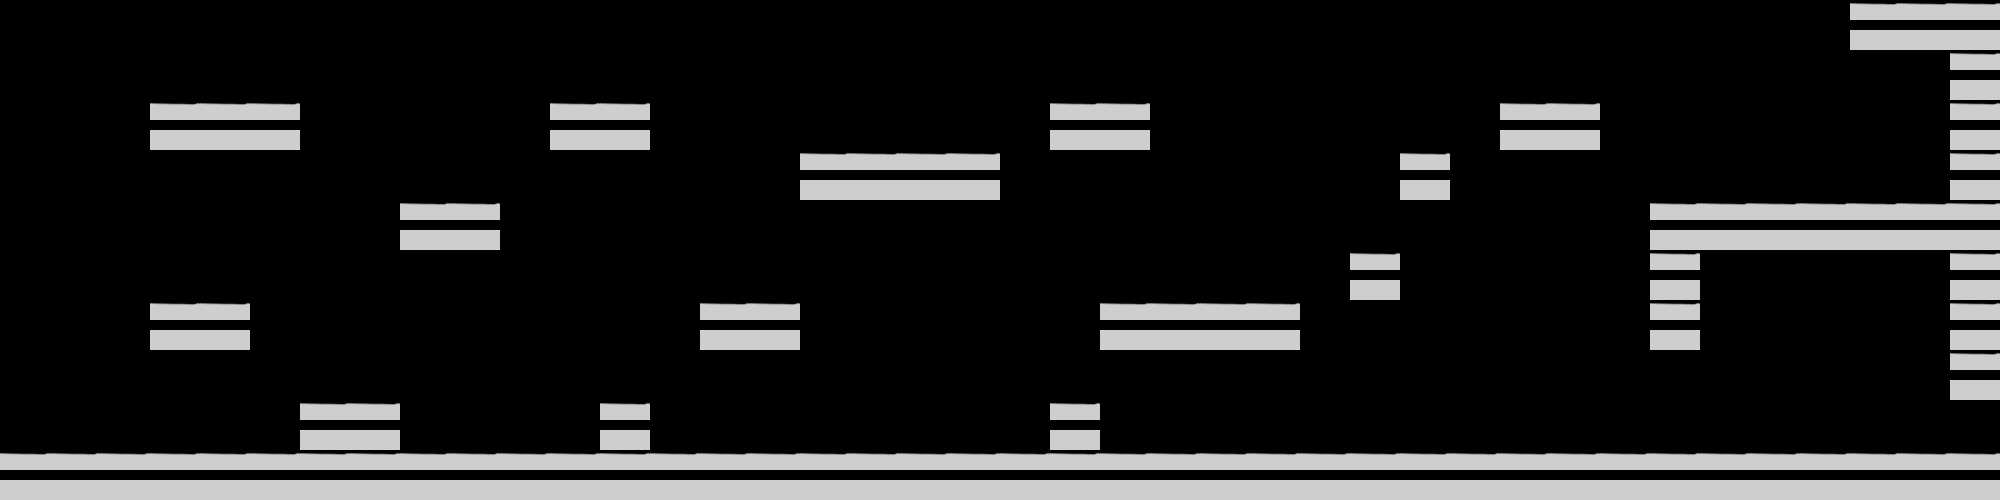

Below is a game level as drawn by its tile map, then a one-line description and the .tmx file that defines it, in full:
An orthogonal 40x10 tile map with 50x50 px tiles, 1 tile layer (Tile Layer 1), 3 tilesets.

<map version="1.4" tiledversion="1.4.3" orientation="orthogonal" renderorder="right-down" width="40" height="10" tilewidth="50" tileheight="50" infinite="0" nextlayerid="2" nextobjectid="1">
 <editorsettings>
  <export target="map.csv" format="csv" />
 </editorsettings>
 <tileset firstgid="1" source="floor.tsx" />
 <tileset firstgid="2" source="wall.tsx" />
 <tileset firstgid="3" source="end.tsx" />
 <layer id="1" name="Tile Layer 1" width="40" height="10">
  <data encoding="csv">
0,0,0,0,0,0,0,0,0,0,0,0,0,0,0,0,0,0,0,0,0,0,0,0,0,0,0,0,0,0,0,0,0,0,0,0,0,1,1,1,
0,0,0,0,0,0,0,0,0,0,0,0,0,0,0,0,0,0,0,0,0,0,0,0,0,0,0,0,0,0,0,0,0,0,0,0,0,0,0,1,
0,0,0,1,1,1,0,0,0,0,0,1,1,0,0,0,0,0,0,0,0,1,1,0,0,0,0,0,0,0,1,1,0,0,0,0,0,0,0,1,
0,0,0,0,0,0,0,0,0,0,0,0,0,0,0,0,1,1,1,1,0,0,0,0,0,0,0,0,1,0,0,0,0,0,0,0,0,0,0,1,
0,0,0,0,0,0,0,0,1,1,0,0,0,0,0,0,0,0,0,0,0,0,0,0,0,0,0,0,0,0,0,0,0,1,1,1,1,1,1,1,
0,0,0,0,0,0,0,0,0,0,0,0,0,0,0,0,0,0,0,0,0,0,0,0,0,0,0,1,0,0,0,0,0,1,0,0,0,0,0,1,
0,0,0,1,1,0,0,0,0,0,0,0,0,0,1,1,0,0,0,0,0,0,1,1,1,1,0,0,0,0,0,0,0,1,0,0,0,0,0,1,
0,0,0,0,0,0,0,0,0,0,0,0,0,0,0,0,0,0,0,0,0,0,0,0,0,0,0,0,0,0,0,0,0,0,0,0,0,0,0,1,
0,0,0,0,0,0,1,1,0,0,0,0,1,0,0,0,0,0,0,0,0,1,0,0,0,0,0,0,0,0,0,0,0,0,0,0,0,0,0,0,
1,1,1,1,1,1,1,1,1,1,1,1,1,1,1,1,1,1,1,1,1,1,1,1,1,1,1,1,1,1,1,1,1,1,1,1,1,1,1,1
</data>
 </layer>
</map>